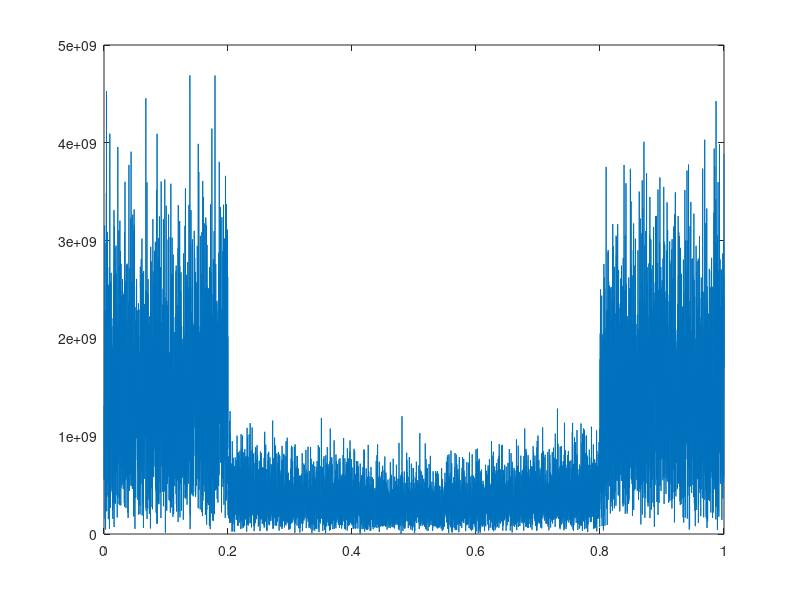

The MATLAB source for this figure:
clc, clear all
X=load('x.mat');
x=X.x;

%%
% x1=x(:,1);
% x2=x(:,2);
r1=xcorr(x(:,1),x(:,2),10000)/length(x(:,1));

 %subplot(1,4,1)
plot(abs(r1))

% [afmag,delay,doppler] = ambgfun(x1(1:200),x2(1:200),10e6,[100000 100000]);
% surf(delay*1e6,doppler/1e3,afmag,'LineStyle','none');
% axis tight; grid on; view([140,35]); colorbar;
% xlabel('Delay \tau (us)');ylabel('Doppler f_d (kHz)');
% title('Linear FM Pulse Waveform Ambiguity Function');

%%

y=fft(x(:,1));
t=linspace(1,1/10e6,10000);
plot(t,abs(y))


